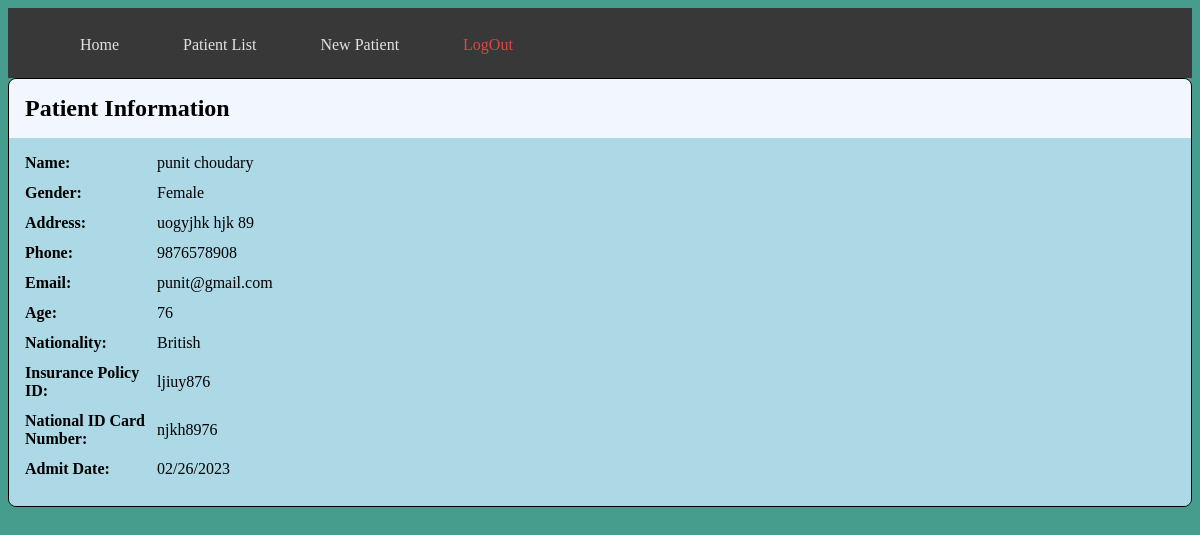
The page /patientlist/6/ (signed in) on the database its author committed.
### core/models.py (models this page shows)
class Patient_Info(models.Model):
    patient_ID = models.BigAutoField(primary_key=True)
    first_Name = models.CharField(max_length=64,null=False)
    last_Name = models.CharField(max_length=64)
    sex = models.CharField(max_length=10,null=False)
    age = models.IntegerField(null=False)
    nationality = models.CharField(max_length=20,default='Indian')
    address = models.TextField()
    insurance_policy_ID =models.CharField(max_length=12,null=True,blank=True)
    Nation_Card_ID = models.CharField(max_length=15,null=True,blank=True)
    email = models.EmailField(null=True,blank=True)
    admit_date = models.DateField(auto_now_add=True)
    discharge_date = models.DateField(null=True)
    phone = models.CharField(max_length=15,null=True)

### core/views.py (the view)
# urls.py: path('patientlist/<patient_id>/',views.patientInfo,),
def patientInfo(request, patient_id):
    if not request.user.is_authenticated:
        return redirect('/login/')
    patient = get_object_or_404(Patient_Info, patient_ID=patient_id)
    context = {
        'patient': patient,
    }
    return render(request, 'patient_info.html', context)

### template/patient_info.html (shortened to what this page needs)
<!DOCTYPE html>
<html lang="en" style="/*! color: ; */background-color: #469d8d;">
<head>
    <link rel="stylesheet" href="/static/css/style.css">
</head>
<body>
<!DOCTYPE html>
<html lang="en">
<head>
  <link rel="stylesheet" href="style.css">
</head>
<body>
<nav>
  <ul>
    <li><a href="{%url 'home'%}">Home</a></li>
    <li><a href="{% url 'patient_list' %}">Patient List</a></li>
    <li><a href="{% url 'add_patient' %}">New Patient</a></li>
    <li><a href="{% url 'logout' %}" style="color: #dd4545;" >LogOut</a></li>
  </ul>
</nav>
  <div class="patient-info">
  <div class="patient-header">
    <h2>Patient Information</h2>
  </div>
  <div class="patient-body">
    <div class="patient-field">
      <label>Name:</label>
      <span>{{ patient.first_Name }} {{ patient.last_Name }}</span>
    </div>
    <div class="patient-field">
      <label>Gender:</label>
      <span>{{ patient.sex }}</span>
    </div>
    <div class="patient-field">
      <label>Address:</label>
      <span>{{ patient.address }}</span>
    </div>
    <div class="patient-field">
      <label>Phone:</label>
      <span>{{ patient.phone }}</span>
    </div>
    <div class="patient-field">
      <label>Email:</label>
      <span>{{ patient.email }}</span>
    </div>
    <div class="patient-field">
      <label>Age:</label>
      <span>{{ patient.age }}</span>
    </div>
    <div class="patient-field">
      <label>Nationality:</label>
      <span>{{ patient.nationality }}</span>
    </div>
    <div class="patient-field">
      <label>Insurance Policy ID:</label>
      <span>{{ patient.insurance_policy_ID }}</span>
    </div>
    <div class="patient-field">
      <label>National ID Card Number:</label>
      <span>{{ patient.Nation_Card_ID}}</span>
    </div>
    <div class="patient-field">
      <label>Admit Date:</label>
      <span>{{ patient.admit_date|date:"m/d/Y" }}</span>
    </div>
  </div>
</div>
</body>
</html>

### static/css/style.css (style rules this page uses)
.patient-info { border: 1px solid black; border-radius: 8px; overflow: hidden; margin-bottom: 20px; }
.patient-header { display: flex; justify-content: space-between; align-items: center; padding: 16px; background-color: #f2f7ff; }
.patient-header h2 { font-size: 24px; margin: 0; color: black; }
.patient-body { padding: 16px; background-color: lightblue; }
.patient-field { display: flex; align-items: center; margin-bottom: 12px; }
.patient-field label { font-weight: bold; margin-right: 12px; width: 120px; color: black; }
.patient-field span { flex: 1; color: black; }

### template/patient_info.html (style rules this page uses)
.patient-info { border: 1px solid black; border-radius: 8px; overflow: hidden; margin-bottom: 20px; }
.patient-header { display: flex; justify-content: space-between; align-items: center; padding: 16px; background-color: #f2f7ff; }
.patient-header h2 { font-size: 24px; margin: 0; color: black; }
.patient-body { padding: 16px; background-color: lightblue; }
.patient-field { display: flex; align-items: center; margin-bottom: 12px; }
.patient-field label { font-weight: bold; margin-right: 12px; width: 120px; color: black; }
.patient-field span { flex: 1; color: black; }
nav { background-color: #393838; height: 70px; display: flex; justify-content: left; }
ul { list-style: none; display: flex; }
li { margin: 0 20px; }
a { display: block; color: #dce6dd; text-decoration: none; padding: 12px; transition: all 0.3s ease; }

### rows shown on the page
Patient_Info: first_Name "punit", last_Name "choudary", sex "Female", address "uogyjhk hjk 89", phone "9876578908", email "punit@gmail.com", age "76", nationality "British", insurance_policy_ID "ljiuy876", Nation_Card_ID "njkh8976", admit_date "02/26/2023"
